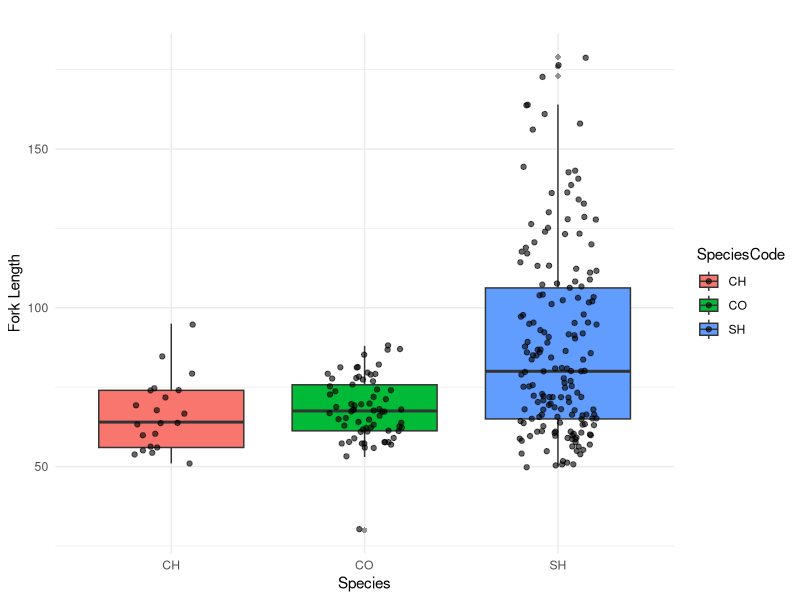
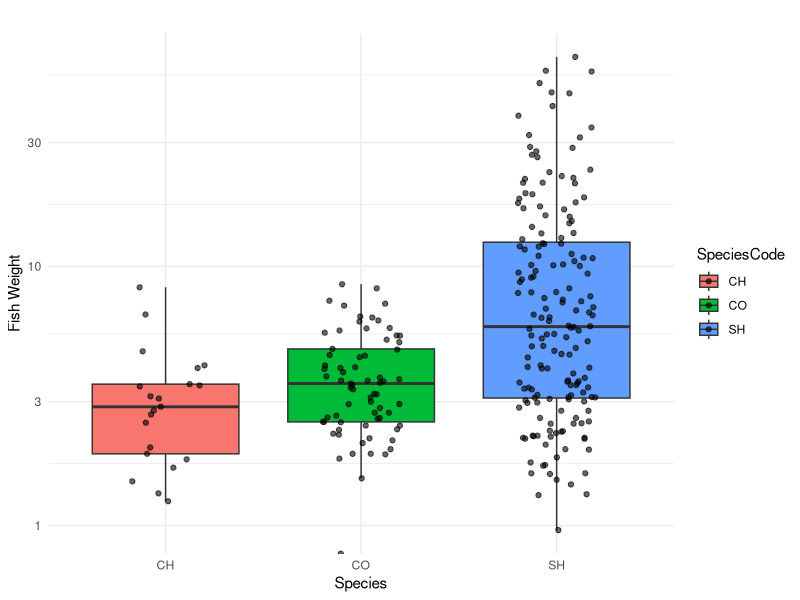
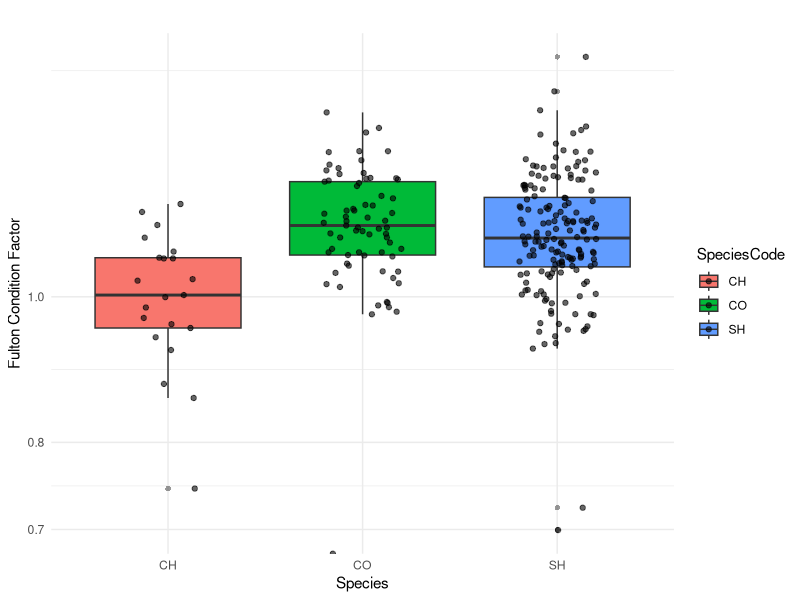
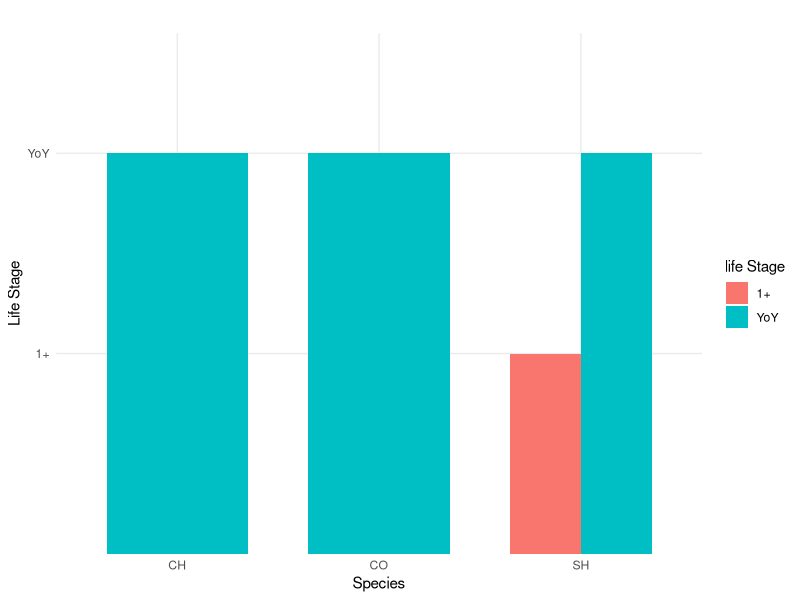
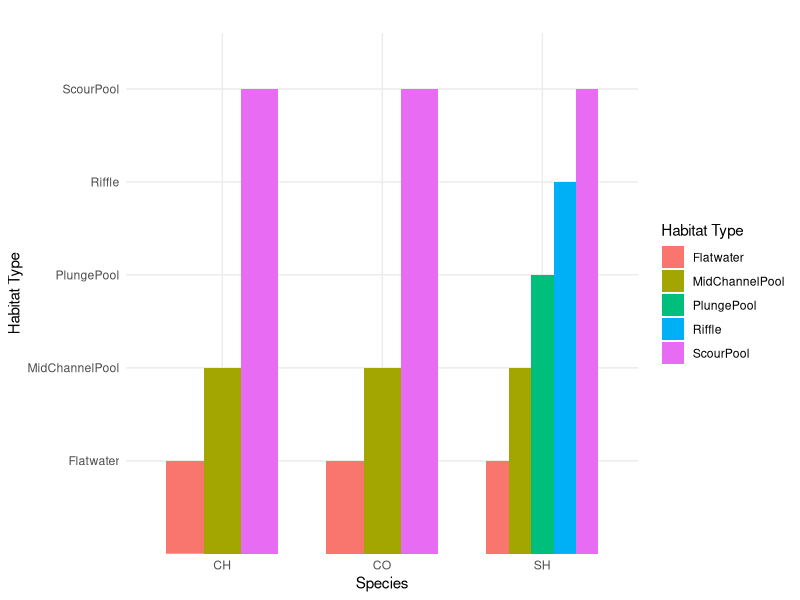
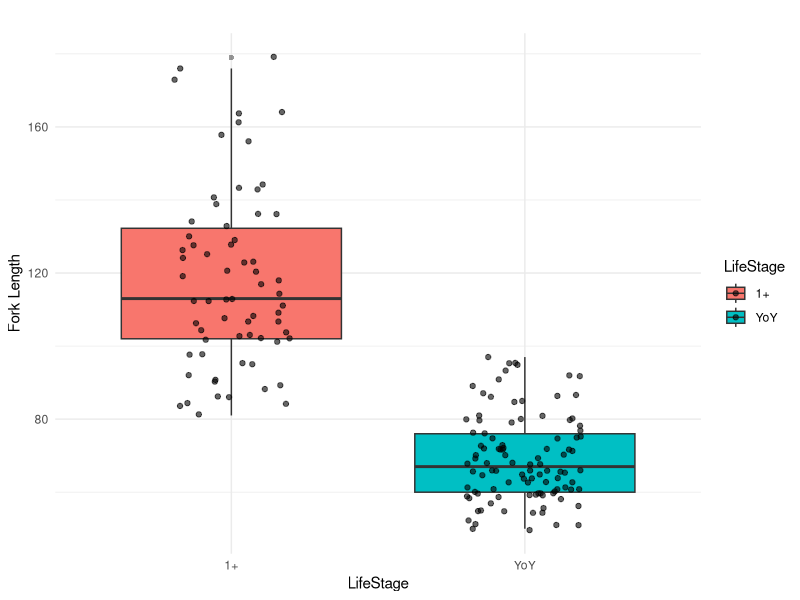
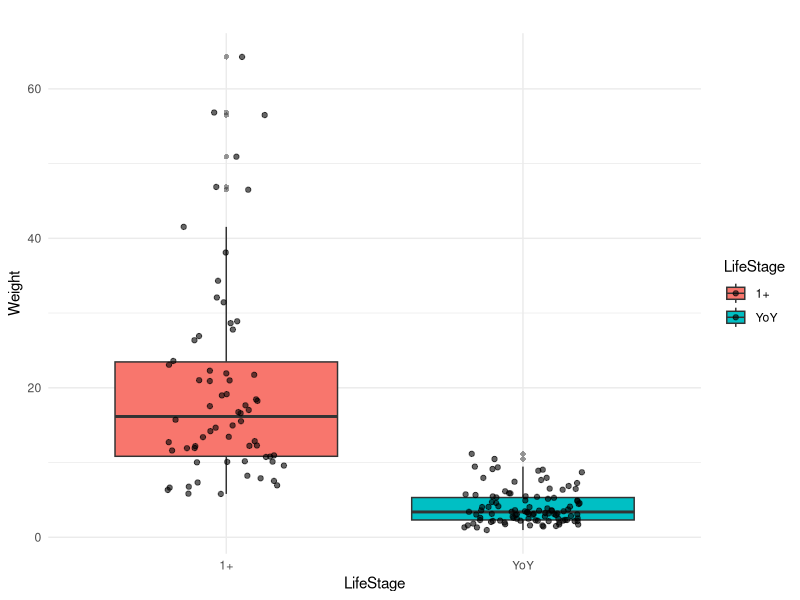
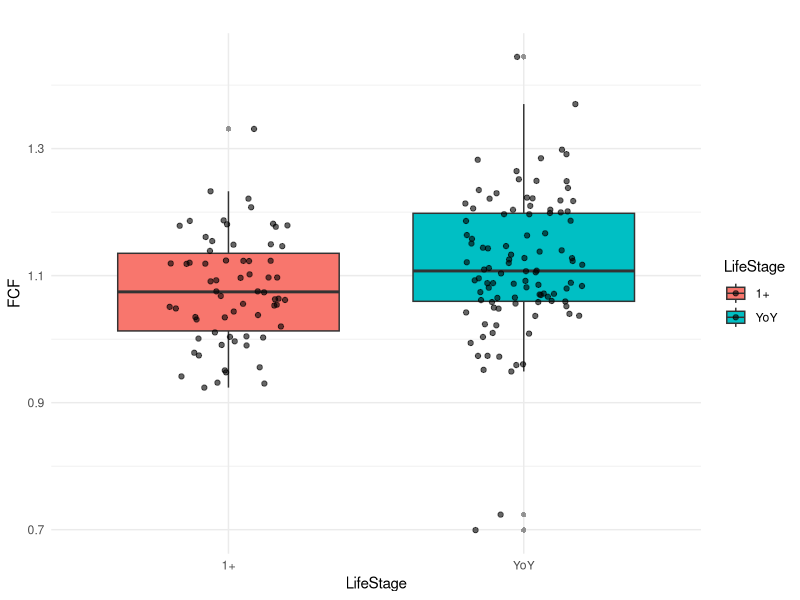

Here is the R script that generated these plots, in order:
library(ggplot2)

#importing datasets 
library(readxl)
DietData <- read_excel("Data/DietData.xlsx")
View(DietData)
DietData_env <- read_excel("Data/DietData_env.xlsx")
View(DietData_env)

#EDA 
#Species X Body characteristics Box plots 
library(ggplot2)
#fork length = SH have significantly longer and more variable Fork legths 
ggplot(DietData_env, aes(x= SpeciesCode, y= ForkLength, fill= SpeciesCode))+
  geom_boxplot(outlier.shape = 16, outlier.alpha = 0.5) +
  geom_jitter(width = 0.2, alpha = 0.6, color = "black") +
    theme_minimal()+
    labs(title= "", 
         x= "Species",
         y="Fork Length"
    )
# Fish weight = SH are bigger with more variability 
ggplot(DietData_env, aes(x= SpeciesCode, y= FishWeight, fill= SpeciesCode))+
  geom_boxplot(outlier.shape = 16, outlier.alpha = 0.5) +
  geom_jitter(width = 0.2, alpha = 0.6, color = "black") +
  scale_y_log10() +
  theme_minimal()+
  labs(title= "", 
       x= "Species",
       y="Fish Weight"
  )
#Fulton Condition Factor = CH less , similar distributions 
ggplot(DietData_env, aes(x= SpeciesCode, y= FultonConditionFactor, fill= SpeciesCode))+
  geom_boxplot(outlier.shape = 16, outlier.alpha = 0.5) +
  geom_jitter(width = 0.2, alpha = 0.6, color = "black") +
  scale_y_log10() +
  theme_minimal()+
  labs(title= "", 
       x= "Species",
       y="Fulton Condition Factor"
  )

#Species x Life Stage = only SH Show 1+ life stage.. girl they are dominating ** how to get amount in each categroy into these? 
ggplot(DietData_env, aes(x= SpeciesCode, y= LifeStage, fill= LifeStage))+
  geom_col(position = "dodge", width = 0.7) +
  labs(title = "", 
       x= "Species",
       y= "Life Stage",
       fill= "life Stage" )+
  theme_minimal()

#Species x Habitat type= SH in Plunge Pool and Riffle as well, where others are in same 3 ** how to get amount in each categroy into these? 
ggplot(DietData_env, aes(x= SpeciesCode, y= HabitatType, fill= HabitatType))+
  geom_col(position = "dodge", width = 0.7) +
  labs(title = "", 
       x= "Species",
       y= "Habitat Type",
       fill= "Habitat Type" )+
  theme_minimal()

#EDA within each species 
# life stage x fork legth = older are bigger 
glayer1 <- subset(DietData_env, SpeciesCode == "SH")
ggplot(data= glayer1, aes(x= LifeStage, y= ForkLength, fill= LifeStage))+
  geom_boxplot(outlier.shape = 16, outlier.alpha = 0.5) +
  geom_jitter(width = 0.2, alpha = 0.6, color = "black") +
  theme_minimal()+
  labs(title= "", 
       x= "LifeStage",
       y="Fork Length"
  )
#life stage x weight  
glayer1 <- subset(DietData_env, SpeciesCode == "SH")
ggplot(data= glayer1, aes(x= LifeStage, y= FishWeight, fill= LifeStage))+
  geom_boxplot(outlier.shape = 16, outlier.alpha = 0.5) +
  geom_jitter(width = 0.2, alpha = 0.6, color = "black") +
  theme_minimal()+
  labs(title= "", 
       x= "LifeStage",
       y="Weight"
  )
#life stage x fulton condition factor === SH fishes slim out with maturity 
glayer1 <- subset(DietData_env, SpeciesCode == "SH")
ggplot(data= glayer1, aes(x= LifeStage, y= FultonConditionFactor, fill= LifeStage))+
  geom_boxplot(outlier.shape = 16, outlier.alpha = 0.5) +
  geom_jitter(width = 0.2, alpha = 0.6, color = "black") +
  theme_minimal()+
  labs(title= "", 
       x= "LifeStage",
       y="FCF"
  )
#life stage x habitat type = all stages in all habitats for SH
glayer1 <- subset(DietData_env, SpeciesCode == "SH")
ggplot(data= glayer1, aes(x= LifeStage, y= HabitatType, fill = HabitatType)) + 
  geom_col(position = "dodge", width = 0.7) +
  labs(title = "", 
       x= "Species",
       y= "Life Stage",
       fill= "life Stage" )+
  theme_minimal()
#life stage x habitat type for CO 


#Species diet comparisons.. getting tricky 
#LETS GOOOO NMDS ** not quite there... is it that there is not enough defintition between diets? 
library(vegan)
library(readxl)
library(tidyverse)
library(ggrepel)
set.seed(451)
DietData_m <-as.matrix(DietData)
View(DietData_m)
NMDS2 <- metaMDS(DietData_m, distance= "bray", k=2, try=20)
stressplot(NMDS2)
NMDS_point <- as_tibble(NMDS2$points)
NMDS_full <- cbind(DietData_env, NMDS_point)
Prey_points <- NMDS2$species %>% as.data.frame() %>%
  rownames_to_column(var = 'Prey')
View(Prey_points)
#makes the plot 
p.NMS_plot <- ggplot()+
  geom_jitter(data= NMDS_full, aes(x= MDS1, y= MDS2,
                                   color= SpeciesCode, 
                                   fill= SpeciesCode),
              size= 3, width = 0.3, height = 0.3)+
  stat_ellipse(data = NMDS_full, aes(x= MDS1, y= MDS2,
                                     color= SpeciesCode,
                                     fill= SpeciesCode),
               geom= "polygon",
               level= 0.8, alpha= 0.3)+
  geom_text_repel(data= Prey_points, aes(x= MDS1, y= MDS2,
                                     label= Prey), color ="black", family= "Helvetica")+
  labs(title = "")+
  theme_bw()
p.NMS_plot
